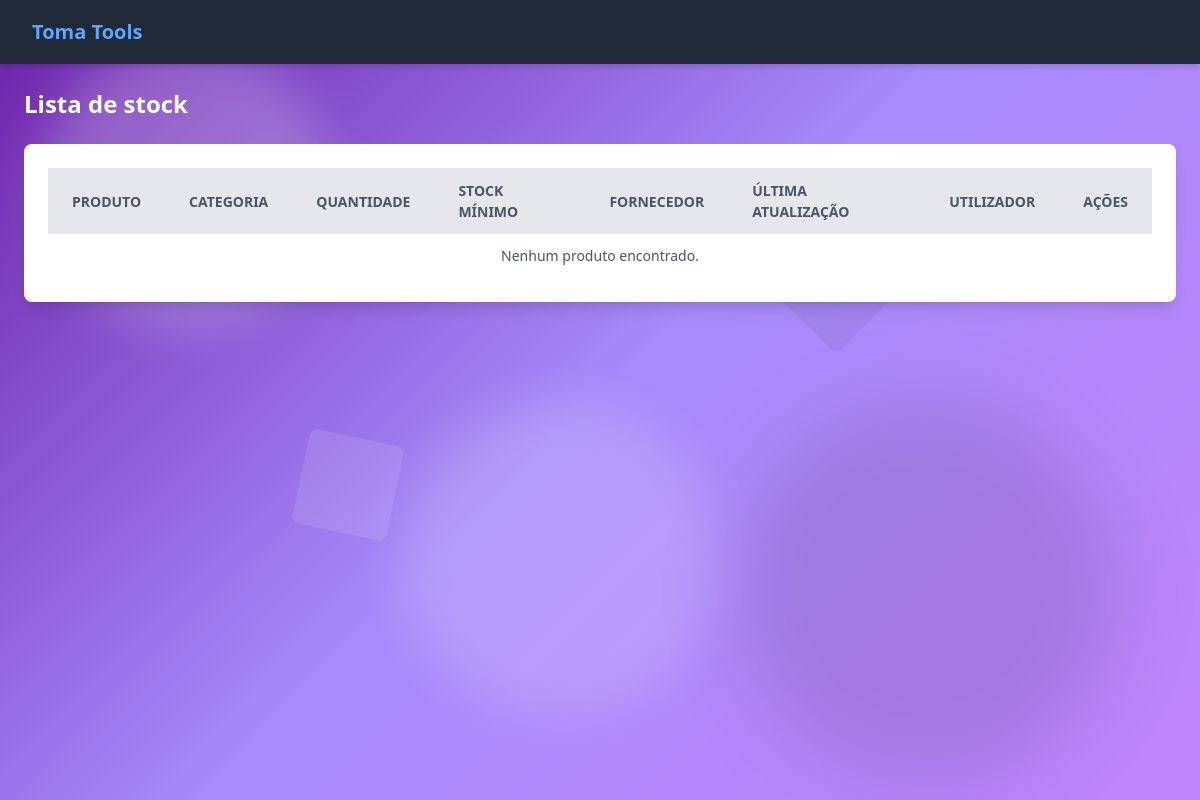
The app's page /listar_stock/, older data.
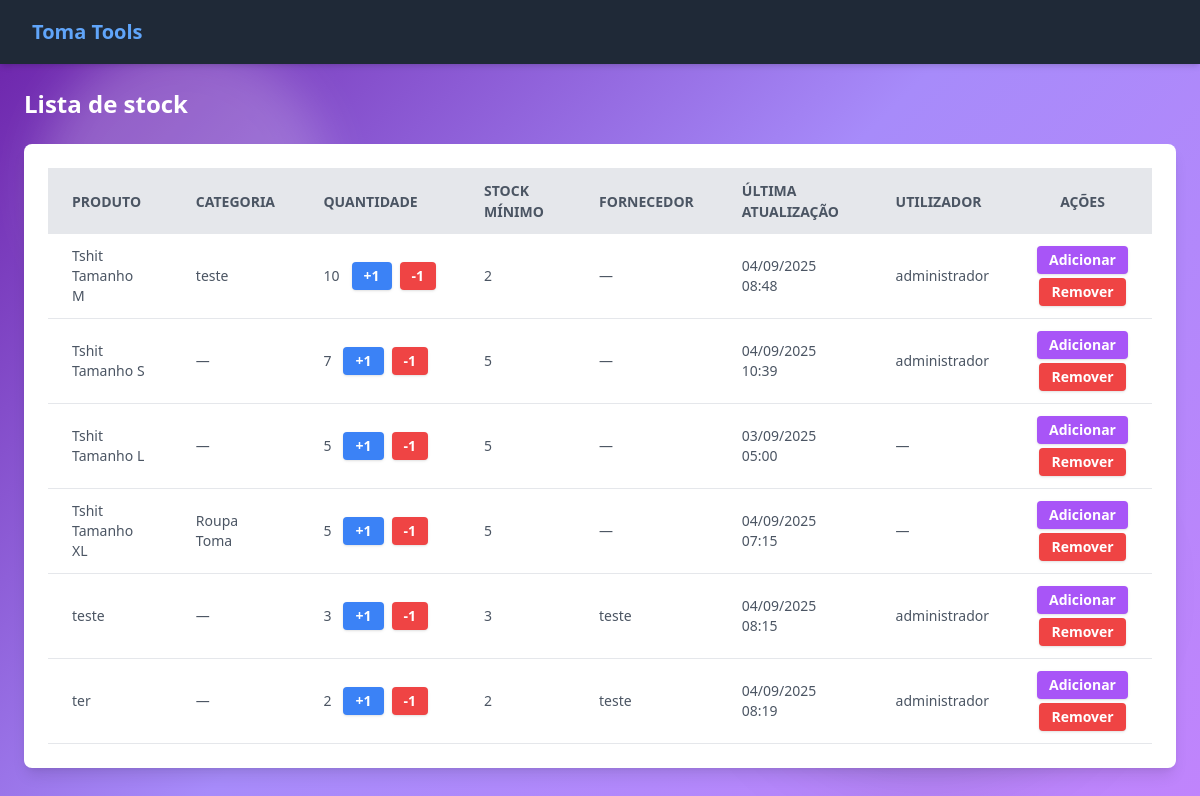
The same page, newer data.
### management/models.py (models this page shows, shortened)
class Stock(models.Model):
    product = models.CharField(max_length=40)
    quantity = models.IntegerField()
    min_stock = models.IntegerField()
    categoria = models.ForeignKey(CategoriaProduto, on_delete=models.CASCADE, null=True, blank=True)
    fornecedor = models.ForeignKey(Fornecedor, on_delete=models.CASCADE, null=True, blank=True)
    date_added = models.DateTimeField(auto_now_add=True)
    updated_at = models.DateTimeField(auto_now=True)
    user = models.ForeignKey(User, on_delete=models.CASCADE, null=True, blank=True)

class CategoriaProduto(models.Model):
    nome = models.CharField(max_length=100)
    descricao = models.TextField(blank=True, null=True)

class Fornecedor(models.Model):
    nome = models.CharField(max_length=40)
    ref_fornecedor = models.CharField(max_length=14, blank=True, null=True)
    email = models.EmailField(blank=True, null=True)
    telefone = models.CharField(max_length=15, blank=True, null=True)

### management/views.py (the view, shortened to what this page needs)
# urls.py: path('listar_stock/', views.listar_stock, name='listar_stock'),
def listar_stock(request):
    stock = Stock.objects.all()
    fornecedor = Fornecedor.objects.all()
    return render(request, 'management/listar_stock.html', {'stock': stock, 'fornecedor': fornecedor})

### management/templates/management/listar_stock.html (shortened to what this page needs)
{% extends 'management/base.html' %}
{% load static %}
{% block content %}
<h1 class="text-2xl font-bold text-white mb-6">Lista de stock</h1>
<div class="overflow-x-auto w-full max-w-7xl bg-white rounded-lg shadow-lg p-6">
  <table id="stockTable" class="min-w-full table-auto">
    <thead>
      <tr class="bg-gray-200 text-gray-600 uppercase text-sm leading-normal">
        <th class="py-3 px-6 text-left">Produto</th>
        <th class="py-3 px-6 text-left">Categoria</th>
        <th class="py-3 px-6 text-left">Quantidade</th>
        <th class="py-3 px-6 text-left">Stock Mínimo</th>
        <th class="py-3 px-6 text-left">Fornecedor</th>
        <th class="py-3 px-6 text-left">Última Atualização</th>
        <th class="py-3 px-6 text-left">Utilizador</th>
        <th class="py-3 px-6 text-center">Ações</th>
      </tr>
    </thead>
    <tbody class="text-gray-600 text-sm font-light">
      {% for item in stock %}
      <tr class="border-b border-gray-200 hover:bg-gray-100">
        <td class="py-3 px-6 text-left">
          {{ item.product }}
        </td>
        <td class="py-3 px-6 text-left">
            {{ item.categoria.nome|default:"—" }}
        </td>
        <td class="py-3 px-6 text-left">
          <div class="flex items-center gap-3">
            <span class="font-medium">{{ item.quantity }}</span>
            <form method="post" class="inline-flex items-center gap-2">
              <button type="submit" name="increment"
                      class="bg-blue-500 hover:bg-blue-600 text-white font-semibold px-3 py-1 rounded shadow">
                +1
              </button>
              <button type="submit" name="decrement"
                      class="bg-red-500 hover:bg-red-600 text-white font-semibold px-3 py-1 rounded shadow">
                -1
              </button>
            </form>
          </div>
        </td>
        <td class="py-3 px-6 text-left">
          {{ item.min_stock }}
        </td>
        <td class="py-3 px-6 text-left">
          {{ item.fornecedor.nome|default:"—" }}
        </td>
        <td class="py-3 px-6 text-left">
          {{ item.updated_at|date:"d/m/Y H:i" }}
        </td>
        <td class="py-3 px-6 text-left">
          {{ item.user.username|default:"—" }}
        </td>
        <td class="py-3 px-6 text-center">
          <div class="flex flex-col items-center space-y-1">
            <a href="{% url 'adicionar_stock' item.id %}"
               class="bg-purple-500 hover:bg-purple-600 text-white font-semibold px-3 py-1 rounded shadow">
              Adicionar
            </a>
            <a href="{% url 'remover_stock' item.id %}"
               class="bg-red-500 hover:bg-red-600 text-white font-semibold px-3 py-1 rounded shadow">
              Remover
            </a>
          </div>
        </td>
      </tr>
      {% empty %}
      <tr>
        <td colspan="8" class="py-3 px-6 text-center">Nenhum produto encontrado.</td>
      </tr>
      {% endfor %}
    </tbody>
  </table>
</div>
{% endblock %}

### management/templates/management/base.html (shortened to what this page needs)
<!DOCTYPE html>
<html lang="pt">
<head>
    <script src="https://cdn.tailwindcss.com"></script>
    {% load static %}
</head>
<body class="min-h-screen relative" style="background: linear-gradient(135deg, #6b21a8 0%, #a78bfa 50%, #c084fc 100%);">
    <div class="absolute inset-0 z-0">
        <div class="absolute top-1/2 right-20 w-96 h-96 bg-black/10 rounded-full blur-2xl"></div>
        <div class="absolute bottom-20 left-1/3 w-80 h-80 bg-white/15 rounded-full blur-xl"></div>
        <div class="absolute bottom-1/3 left-1/4 w-24 h-24 bg-white/10 rotate-12 rounded-lg"></div>
    </div>
    <nav class="bg-gray-800 text-white shadow-md relative z-20">
      <div class="max-w-7xl mx-auto px-4 sm:px-6 lg:px-8">
        <div class="flex items-center justify-between h-16">
          <div class="flex items-center">
            <a href="/" class="text-xl font-bold text-blue-400 hover:text-blue-300 transition">
              Toma Tools
            </a>
          </div>
        </div>
      </div>
    </nav>
    <main class="relative z-10 max-w-7xl mx-auto p-6">
      {% block content %}{% endblock %}
    </main>
</body>
</html>

Row changes from the older to the newer data that the page shows:
added Stock: product "Tshit Tamanho M", categoria.nome "teste", quantity "10", min_stock "2", fornecedor.nome "—", updated_at "04/09/2025 08:48", user.username "administrador"
added Stock: product "Tshit Tamanho S", categoria.nome "—", quantity "7", min_stock "5", fornecedor.nome "—", updated_at "04/09/2025 10:39", user.username "administrador"
added Stock: product "Tshit Tamanho L", categoria.nome "—", quantity "5", min_stock "5", fornecedor.nome "—", updated_at "03/09/2025 05:00", user.username "—"
added Stock: product "Tshit Tamanho XL", categoria.nome "Roupa Toma", quantity "5", min_stock "5", fornecedor.nome "—", updated_at "04/09/2025 07:15", user.username "—"
added Stock: product "teste", categoria.nome "—", quantity "3", min_stock "3", fornecedor.nome "teste", updated_at "04/09/2025 08:15", user.username "administrador"
added Stock: product "ter", categoria.nome "—", quantity "2", min_stock "2", fornecedor.nome "teste", updated_at "04/09/2025 08:19", user.username "administrador"
Text that changed along with them:
text no longer shown: "Nenhum produto encontrado."
